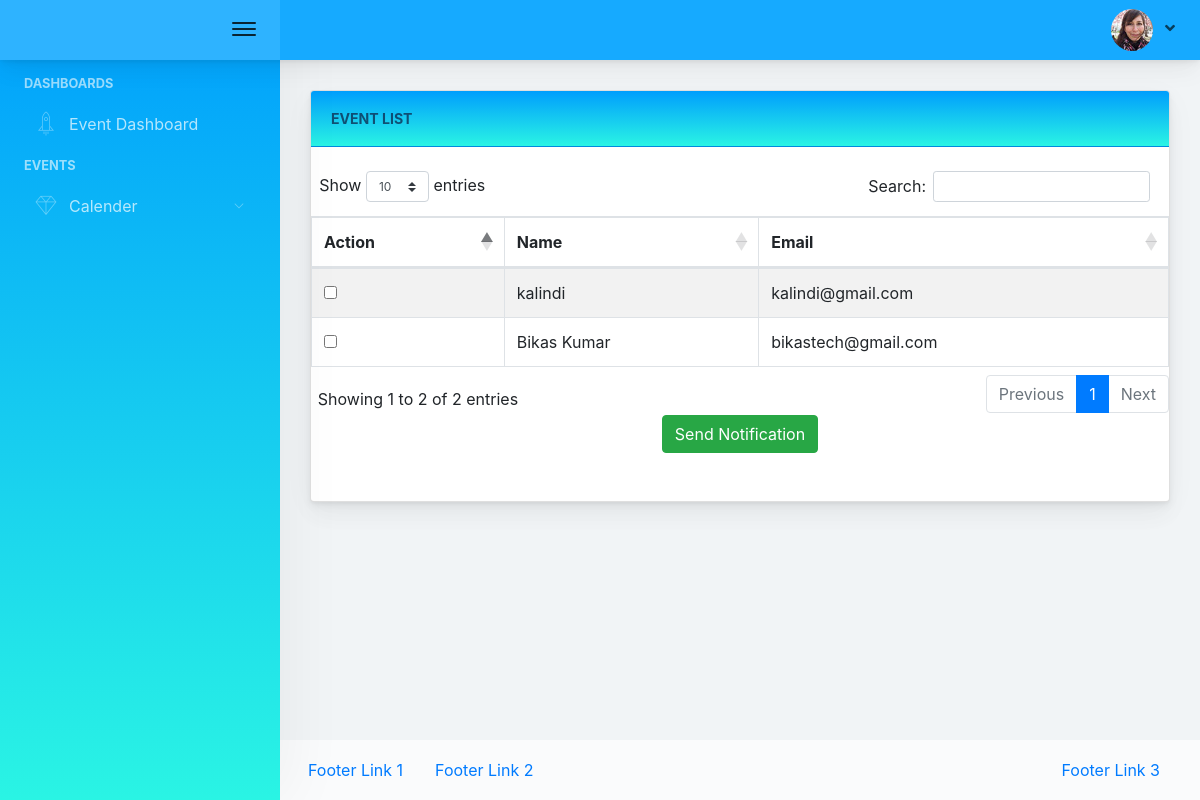
Screenshot of /share.php (signed in) with the database file from the repository.
### tables this page shows
CREATE TABLE `users` (
  `id` int NOT NULL AUTO_INCREMENT,
  `username` varchar(100) NOT NULL,
  `email` varchar(100) NOT NULL,
  `password` varchar(100) NOT NULL,
  `name` varchar(100) DEFAULT NULL,
  PRIMARY KEY (`id`)
);

### share.php (the view, shortened to what this page needs)
<!doctype html>
<html lang="en">
<?php require_once "html_head.php" ?>
<body>
    <div class="app-container app-theme-white body-tabs-shadow fixed-sidebar fixed-header">
            <?php require_once "header.php" ?>
            <div class="app-main">
                <?php require_once "sidebar.php" ?>
                <div class="app-main__outer">
                    <div class="app-main__inner">
                            <div class="tab-content">
                                 <div class="tab-pane tabs-animation fade show active" id="tab-content-0" role="tabpanel">
                                    <div class="main-card mb-3 card">
                                        <div class="card-header bg-happy-itmeo">Event List</div>
                                        <br>
                                        <form action="send_mail.php" method="POST">
                                            <input type="hidden" id="event_id" name="event_id" value="<?php if(!empty($_GET['event_id'])){ echo $_GET['event_id'];} ?>">
                                            <table id="example" class="table table-striped table-bordered" style="width:100%">
                                                <thead>
                                                    <tr>
                                                        <th>Action</th>
                                                        <th>Name</th>
                                                        <th>Email</th>
                                                    </tr>
                                                </thead>
                                                <tbody>
                                                    <?php
                                                        require_once "db.php";
                                                        $sqlQuery = "SELECT
                                                            *
                                                            FROM
                                                                users where id !=".$_SESSION['user_id']."
                                                            ORDER BY id DESC";
                                                        $result = mysqli_query($db, $sqlQuery);
                                                        $userArray = array();
                                                        while ($row = mysqli_fetch_assoc($result)) {
                                                            array_push($userArray, $row);
                                                        }
                                                        foreach ($userArray as $data) {
                                                    ?>
                                                            <tr>
                                                                <td><input type="checkbox" id="vehicle1" name="user[]" value="<?php if(!empty($data['id'])){ echo $data['id'];} ?>"></td>
                                                                <td><?php if(!empty($data['name'])){ echo $data['name'];} ?></td>
                                                                <td><?php if(!empty($data['email'])){ echo $data['email'];} ?></td>
                                                            </tr>
                                                    <?php
                                                      }
                                                    ?>
                                                </tbody>
                                            </table>
                                            <center>
                                              <input type="submit" class="btn-wide btn btn-success" value="Send Notification">
                                            </center>
                                            <br>
                                            <br>
                                        </form>
                                    </div>
                                </div>
                            </div>
                        </div>
                    <div class="app-wrapper-footer">
                        <?php require_once "footer.php" ?>
                    </div>
                </div>
        </div>
    </div>
</body>
</html>

### rows the page displays
users: name "kalindi", email "kalindi@gmail.com"
users: name "Bikas Kumar", email "bikastech@gmail.com"
